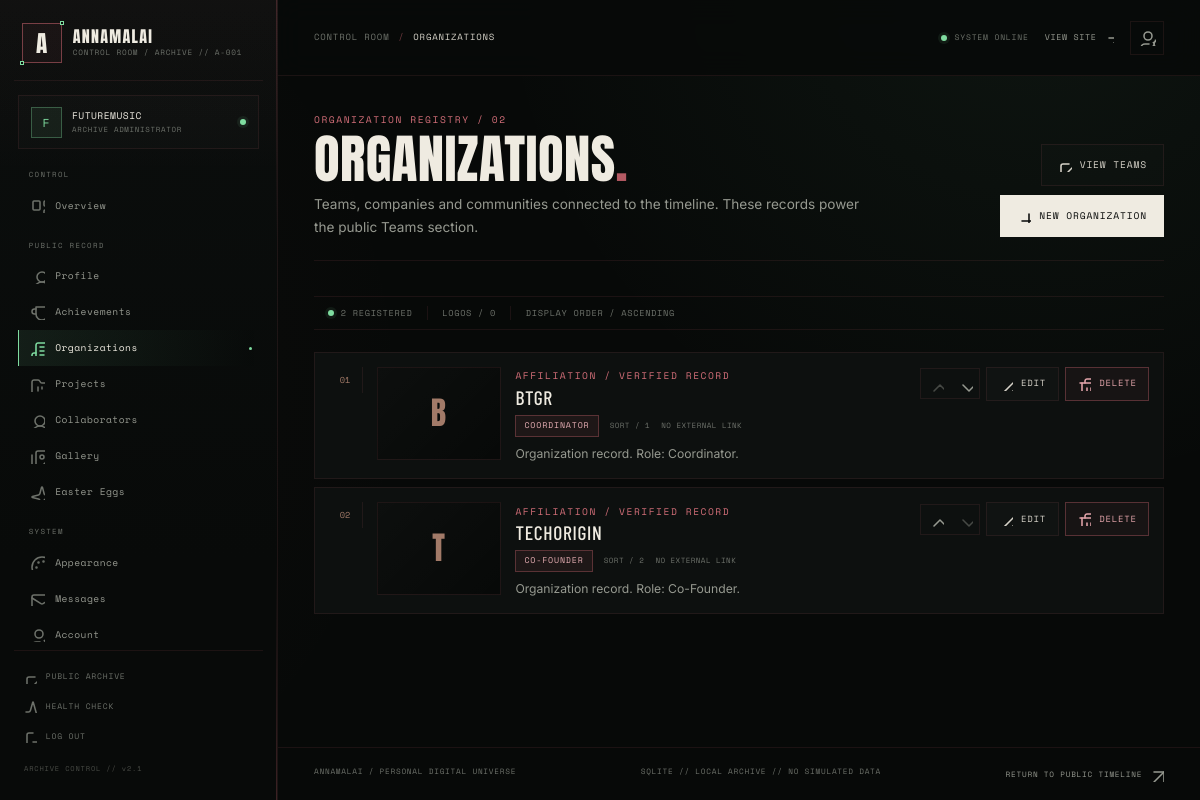
Screenshot of /admin/organizations (signed in) with the database file from the repository.
### models.py (models this page shows, shortened)
class TimestampMixin:
    created_at = db.Column(db.DateTime(timezone=True), default=utcnow, nullable=False)
    updated_at = db.Column(
        db.DateTime(timezone=True), default=utcnow, onupdate=utcnow, nullable=False
    )

class SiteSettings(TimestampMixin, db.Model):
    __tablename__ = "site_settings"
    id = db.Column(db.Integer, primary_key=True)
    site_title = db.Column(db.String(120), nullable=False, default="ANNAMALAI")
    site_subtitle = db.Column(
        db.String(160), nullable=False, default="PERSONAL DIGITAL UNIVERSE"
    )
    archive_code = db.Column(db.String(60), nullable=False, default="ARCHIVE // A-001")
    meta_description = db.Column(
        db.Text,
        default="The personal digital universe of Annamalai — projects, achievements, teams, people and memories.",
    )
    hero_kicker = db.Column(
        db.String(180), nullable=False, default="PERSONAL ARCHIVE / TIMELINE A-001"
    )
    hero_line_1 = db.Column(
        db.String(180), nullable=False, default="EVERY TIMELINE HAS A STORY."
    )
    hero_line_2 = db.Column(db.String(180), nullable=False, default="THIS ONE IS MINE.")
    hero_description = db.Column(
        db.Text,
        default="Developer. Creator. Collaborator. Always building something beyond the ordinary.",
    )
    hero_background = db.Column(db.String(255), default="")
    about_heading = db.Column(db.String(180), nullable=False, default="MORE THAN JUST CODE.")
    about_note = db.Column(
        db.String(240), default="a living archive, not a finished story."
    )
    achievements_heading = db.Column(
        db.String(180), nullable=False, default="MARKS ON THE TIMELINE."
    )
    achievements_intro = db.Column(
        db.Text, default="Coordinates where effort became a result."
    )
    teams_heading = db.Column(
        db.String(220),
        nullable=False,
        default="THE PEOPLE AND TEAMS BEHIND THE WORK.",
    )
    teams_intro = db.Column(
        db.Text, default="Organizations, roles, and the shared work that shapes the archive."
    )
    projects_heading = db.Column(
        db.String(220), nullable=False, default="THINGS I BROUGHT INTO EXISTENCE."
    )
    projects_intro = db.Column(
        db.Text, default="A record of ideas that became real, and the work still in motion."
    )
    people_heading = db.Column(
        db.String(220), nullable=False, default="THE PEOPLE IN MY TIMELINE."
    )
    people_intro = db.Column(
        db.Text, default="Collaborators, builders, and the company that makes the work matter."
    )
    gallery_heading = db.Column(
        db.String(180), nullable=False, default="FRAGMENTS OF MEMORY."
    )
    gallery_intro = db.Column(
        db.Text, default="A visual archive of moments, milestones and the spaces between."
    )
    control_heading = db.Column(
        db.String(220), nullable=False, default="THE ARCHIVE CONTROL SYSTEM."
    )
    control_intro = db.Column(
        db.Text,
        default="A live interface into the records that power this universe. Every control is real.",
    )
    contact_heading = db.Column(
        db.String(180), nullable=False, default="SEND A SIGNAL."
    )
    contact_intro = db.Column(
        db.Text,
        default="Have a project, an idea, or a timeline worth crossing? The archive is listening.",
    )
    footer_note = db.Column(
        db.String(255),
        default="NOT JUST A PORTFOLIO. A TIMELINE OF EVERYTHING I AM BUILDING.",
    )
    footer_hint = db.Column(
        db.String(255), default="SOME RECORDS ARE HIDDEN. THE ARCHIVE REWARDS ATTENTION."
    )
    color_bg = db.Column(db.String(9), default="#080909")
    color_panel = db.Column(db.String(9), default="#0D100F")
    color_text = db.Column(db.String(9), default="#EEEAE0")
    color_muted = db.Column(db.String(9), default="#AAA99F")
    color_red = db.Column(db.String(9), default="#A84D56")
    color_copper = db.Column(db.String(9), default="#A27A68")
    color_green = db.Column(db.String(9), default="#397B5A")
    color_green_light = db.Column(db.String(9), default="#B1E7BE")
    color_highlight = db.Column(db.String(9), default="#D6A37E")
    show_about = db.Column(db.Boolean, default=True, nullable=False)
    show_achievements = db.Column(db.Boolean, default=True, nullable=False)
    show_teams = db.Column(db.Boolean, default=True, nullable=False)
    show_projects = db.Column(db.Boolean, default=True, nullable=False)
    show_people = db.Column(db.Boolean, default=True, nullable=False)
    show_gallery = db.Column(db.Boolean, default=True, nullable=False)
    show_control = db.Column(db.Boolean, default=True, nullable=False)
    show_contact = db.Column(db.Boolean, default=True, nullable=False)
    animations_enabled = db.Column(db.Boolean, default=True, nullable=False)
    grain_enabled = db.Column(db.Boolean, default=True, nullable=False)
    scanlines_enabled = db.Column(db.Boolean, default=True, nullable=False)
    @classmethod
    def load(cls) -> "SiteSettings":
        settings = db.session.query(cls).order_by(cls.id.asc()).first()
        if settings is None:
            settings = cls()
            db.session.add(settings)
            db.session.commit()
        return settings

class Admin(UserMixin, TimestampMixin, db.Model):
    __tablename__ = "admins"
    id = db.Column(db.Integer, primary_key=True)
    username = db.Column(db.String(40), unique=True, nullable=False, index=True)
    password_hash = db.Column(db.String(255), nullable=False)
    must_change_password = db.Column(db.Boolean, default=True, nullable=False)
    last_login_at = db.Column(db.DateTime(timezone=True))

class InitialsMixin:
    @property
    def initials(self) -> str:
        words = [word for word in (self.name or "A").split() if word]
        return "".join(word[0] for word in words[:2]).upper() or "A"

class Organization(TimestampMixin, InitialsMixin, db.Model):
    __tablename__ = "organizations"
    id = db.Column(db.Integer, primary_key=True)
    name = db.Column(db.String(160), nullable=False)
    role = db.Column(db.String(120), nullable=False, default="")
    description = db.Column(db.Text, default="")
    website = db.Column(db.String(255), default="")
    logo = db.Column(db.String(255), default="")
    sort_order = db.Column(db.Integer, default=0, nullable=False, index=True)

### routes/admin.py (the view)
@admin_bp.route("/organizations")
def organizations():
    items = Organization.query.order_by(
        Organization.sort_order.asc(), Organization.id.asc()
    ).all()
    return render_template("admin/organizations.html", organizations=items)

### templates/admin/organizations.html
{% extends "admin/base.html" %}
{% from "macros/ui.html" import icon %}
{% from "admin/_macros.html" import confirm_form, move_form, move_down_form, empty_state %}
{% block page_title %}Organizations{% endblock %}
{% block content %}
<header class="admin-page-head">
  <div>
    <span class="admin-kicker">ORGANIZATION REGISTRY / {{ "%02d"|format(organizations|length) }}</span>
    <h1>ORGANIZATIONS<span aria-hidden="true">.</span></h1>
    <p>Teams, companies and communities connected to the timeline. These records power the public Teams section.</p>
  </div>
  <div class="admin-page-actions">
    <a class="admin-btn admin-btn--ghost" href="{{ url_for('main.index') }}#teams" target="_blank" rel="noopener">{{ icon('external-link') }}<span>VIEW TEAMS</span></a>
    <a class="admin-btn admin-btn--primary" href="{{ url_for('admin.organization_new') }}">{{ icon('plus') }}<span>NEW ORGANIZATION</span></a>
  </div>
</header>
<div class="admin-index-bar">
  <span><i class="admin-live-dot"></i> {{ organizations|length }} REGISTERED</span>
  <span>LOGOS / {{ organizations|selectattr('logo')|list|length }}</span>
  <span>DISPLAY ORDER / ASCENDING</span>
</div>
{% if organizations %}
<div class="admin-record-list">
  {% for organization in organizations %}
  <article class="admin-record">
    <span class="admin-record__order">{{ "%02d"|format(loop.index) }}</span>
    <div class="admin-record__media admin-record__media--logo">
      {% if organization.logo %}
      <img src="{{ url_for('main.uploaded_file', filename=organization.logo) }}" alt="{{ organization.name }} logo" loading="lazy" decoding="async">
      {% else %}
      <span class="admin-record__monogram">{{ organization.initials }}</span>
      {% endif %}
    </div>
    <div class="admin-record__body">
      <span class="admin-kicker">AFFILIATION / VERIFIED RECORD</span>
      <h2>{{ organization.name }}</h2>
      <div class="admin-record__meta">
        <span class="admin-pill{% if organization.role %} admin-pill--signal{% endif %}">{{ organization.role or 'ROLE UNRECORDED' }}</span>
        <span>SORT / {{ organization.sort_order }}</span>
        {% if organization.website %}<span>{{ icon('link') }} LINKED</span>{% else %}<span>NO EXTERNAL LINK</span>{% endif %}
      </div>
      {% if organization.description %}<p>{{ organization.description|truncate(180, True, '…') }}</p>{% else %}<p class="admin-muted">No organization description recorded.</p>{% endif %}
    </div>
    <div class="admin-record__actions">
      <div class="admin-move-group" aria-label="Reorder {{ organization.name }}">
        {{ move_form(url_for('admin.organization_move', organization_id=organization.id, direction='up'), 'Move ' ~ organization.name ~ ' up', loop.first) }}
        {{ move_down_form(url_for('admin.organization_move', organization_id=organization.id, direction='down'), 'Move ' ~ organization.name ~ ' down', loop.last) }}
      </div>
      <a class="admin-btn admin-btn--ghost admin-btn--sm" href="{{ url_for('admin.organization_edit', organization_id=organization.id) }}">{{ icon('pencil') }} EDIT</a>
      {{ confirm_form(url_for('admin.organization_delete', organization_id=organization.id), 'Delete the organization “' ~ organization.name ~ '” and its logo? This cannot be undone.', 'DELETE') }}
    </div>
  </article>
  {% endfor %}
</div>
{% else %}
{{ empty_state('NO ORGANIZATIONS RECORDED.', 'The Teams section will show its empty state until an organization is added.', url_for('admin.organization_new'), 'ADD FIRST ORGANIZATION', 'building-2') }}
{% endif %}
{% endblock %}

### templates/admin/base.html (shortened to what this page needs)
{% from "macros/ui.html" import icon %}
{% macro nav_link(endpoint, label, icon_name, prefix=None, extra=None, badge=None) -%}
  {% set current = request.endpoint or '' %}
  {% set active = current == endpoint or (prefix is not none and current.startswith(prefix)) or (extra is not none and current == extra) %}
  <a href="{{ url_for(endpoint) }}" class="admin-nav__link{% if active %} is-active{% endif %}" {% if active %}aria-current="page"{% endif %}>
    {{ icon(icon_name) }}
    <span>{{ label }}</span>
  </a>
{%- endmacro %}
<!doctype html>
<html lang="en">
<head>
  <link rel="stylesheet" href="{{ url_for('static', filename='fonts/fonts.css') }}">
  <link rel="stylesheet" href="{{ url_for('static', filename='css/admin.css') }}">
</head>
<body class="admin-body">
  <div class="admin-shell">
    <aside class="admin-sidebar" id="admin-sidebar" aria-label="Control room navigation">
      <div class="admin-brand">
        <span class="admin-brand__sigil" aria-hidden="true"><b>A</b><i></i><i></i></span>
        <div class="admin-brand__copy">
          <strong>{{ site.site_title }}</strong>
          <span>CONTROL ROOM / {{ site.archive_code }}</span>
        </div>
      </div>
      <div class="admin-identity">
        <span class="admin-identity__initial" aria-hidden="true">{{ (current_admin.username[:1] if current_admin else 'A')|upper }}</span>
        <div>
          <strong>{{ current_admin.username if current_admin else 'ADMINISTRATOR' }}</strong>
          <span>ARCHIVE ADMINISTRATOR</span>
        </div>
        <span class="admin-live-dot" title="Session active" aria-label="Session active"></span>
      </div>
      <nav class="admin-nav">
        <span class="admin-nav__group">CONTROL</span>
        {{ nav_link('admin.dashboard', 'Overview', 'layout-dashboard') }}
        <span class="admin-nav__group">PUBLIC RECORD</span>
        {{ nav_link('admin.profile', 'Profile', 'user-round') }}
        {{ nav_link('admin.achievements', 'Achievements', 'trophy', prefix='admin.achievement') }}
        {{ nav_link('admin.organizations', 'Organizations', 'building-2', prefix='admin.organization') }}
        {{ nav_link('admin.projects', 'Projects', 'folder-kanban', prefix='admin.project') }}
        {{ nav_link('admin.collaborators', 'Collaborators', 'users-round', prefix='admin.collaborator') }}
        {{ nav_link('admin.gallery', 'Gallery', 'images', prefix='admin.gallery') }}
        {{ nav_link('admin.easter_eggs', 'Easter Eggs', 'sparkles', prefix='admin.easter_egg') }}
        <span class="admin-nav__group">SYSTEM</span>
        {{ nav_link('admin.appearance', 'Appearance', 'palette') }}
        {{ nav_link('admin.messages', 'Messages', 'mail', prefix='admin.message', badge=unread_count if unread_count else None) }}
        {{ nav_link('admin.account', 'Account', 'user-cog', extra='admin.change_password') }}
      </nav>
      <div class="admin-sidebar__foot">
        <a href="{{ url_for('main.index') }}" target="_blank" rel="noopener" class="admin-sidebar__link">{{ icon('external-link') }} PUBLIC ARCHIVE</a>
        <a href="{{ url_for('main.healthz') }}" target="_blank" rel="noopener" class="admin-sidebar__link">{{ icon('activity') }} HEALTH CHECK</a>
        <form action="{{ url_for('admin.logout') }}" method="post" class="admin-inline-form">
          <button type="submit" class="admin-sidebar__link admin-sidebar__link--logout">{{ icon('log-out') }} LOG OUT</button>
        </form>
        <span class="admin-sidebar__version">ARCHIVE CONTROL // v2.1</span>
      </div>
    </aside>
    <div class="admin-main">
      <header class="admin-topbar">
        <div class="admin-topbar__left">
          <div class="admin-breadcrumb">
            <span>CONTROL ROOM</span>
            <i aria-hidden="true">/</i>
            <strong>{% block page_title %}Overview{% endblock %}</strong>
          </div>
        </div>
        <div class="admin-topbar__right">
          <span class="admin-system"><i class="admin-live-dot" aria-hidden="true"></i> SYSTEM ONLINE</span>
          <a href="{{ url_for('main.index') }}" target="_blank" rel="noopener" class="admin-topbar__link">VIEW SITE {{ icon('arrow-up-right') }}</a>
          <a href="{{ url_for('admin.account') }}" class="admin-topbar__account" aria-label="Account settings" title="Account settings">{{ icon('user-cog') }}</a>
        </div>
      </header>
      <main class="admin-content" id="admin-content">
        {% block content %}{% endblock %}
      </main>
      <footer class="admin-footer">
        <span>ANNAMALAI / PERSONAL DIGITAL UNIVERSE</span>
        <span>SQLITE // LOCAL ARCHIVE // NO SIMULATED DATA</span>
        <a href="{{ url_for('main.index') }}">RETURN TO PUBLIC TIMELINE {{ icon('arrow-up-right') }}</a>
      </footer>
    </div>
  </div>
</body>
</html>

### templates/macros/ui.html (shortened to what this page needs)
{% macro icon(name, class_name='icon') -%}
<svg class="icon {{ class_name }}" aria-hidden="true" focusable="false"><use href="{{ url_for('static', filename='vendor/lucide-sprite.svg') }}#{{ name }}"></use></svg>
{%- endmacro %}

### templates/admin/_macros.html (shortened to what this page needs)
{% from "macros/ui.html" import icon %}
{% macro confirm_form(action, message, label='DELETE', class_name='admin-btn admin-btn--danger admin-btn--sm', icon_name='trash-2') -%}
<form action="{{ action }}" method="post" class="admin-inline-form" data-confirm="{{ message }}">
  <button type="submit" class="{{ class_name }}">{{ icon(icon_name) }}<span>{{ label }}</span></button>
</form>
{%- endmacro %}
{% macro move_form(action, label, disabled=False) -%}
<form action="{{ action }}" method="post" class="admin-inline-form">
  <button type="submit" class="admin-icon-btn" aria-label="{{ label }}" title="{{ label }}" {% if disabled %}disabled{% endif %}>{{ icon('chevron-up') }}</button>
</form>
{%- endmacro %}
{% macro move_down_form(action, label, disabled=False) -%}
<form action="{{ action }}" method="post" class="admin-inline-form">
  <button type="submit" class="admin-icon-btn" aria-label="{{ label }}" title="{{ label }}" {% if disabled %}disabled{% endif %}>{{ icon('chevron-down') }}</button>
</form>
{%- endmacro %}

### rows the page displays
SiteSettings: site_title "ANNAMALAI", archive_code "ARCHIVE // A-001"
Admin: username "F", username "FUTUREMUSIC"
Organization: index "01", initials "B", name "BTGR", role "COORDINATOR", sort_order "1", website "NO EXTERNAL LINK", description "Organization record. Role: Coordinator.", label "DELETE"
Organization: index "02", initials "T", name "TECHORIGIN", role "CO-FOUNDER", sort_order "2", website "NO EXTERNAL LINK", description "Organization record. Role: Co-Founder.", label "DELETE"

### other values shown
{{ label }} "Overview Profile Achievements Organizations Projects Collaborators Gallery Easter Eggs Appearance Messages Account"
{{ "%02d"|format(organizations|length) }} "02"
{{ organizations|length }} "2"
{{ organizations|selectattr('logo')|list|length }} "0"
